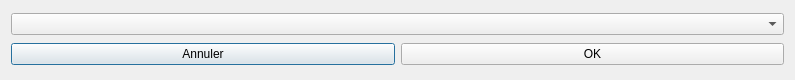
<?xml version="1.0" encoding="UTF-8"?>
<ui version="4.0">
 <class>LoadManager</class>
 <widget class="QDialog" name="LoadManager">
  <property name="geometry">
   <rect>
    <x>0</x>
    <y>0</y>
    <width>795</width>
    <height>80</height>
   </rect>
  </property>
  <property name="windowTitle">
   <string>Charger</string>
  </property>
  <layout class="QVBoxLayout" name="verticalLayout_2">
   <item>
    <widget class="QComboBox" name="comboBox"/>
   </item>
   <item>
    <layout class="QHBoxLayout" name="horizontalLayout">
     <item>
      <widget class="QPushButton" name="pushButtonAnnuler">
       <property name="text">
        <string>Annuler</string>
       </property>
      </widget>
     </item>
     <item>
      <widget class="QPushButton" name="pushButtonOK">
       <property name="text">
        <string>OK</string>
       </property>
      </widget>
     </item>
    </layout>
   </item>
  </layout>
 </widget>
 <resources/>
 <connections>
  <connection>
   <sender>pushButtonOK</sender>
   <signal>pressed()</signal>
   <receiver>LoadManager</receiver>
   <slot>close()</slot>
   <hints>
    <hint type="sourcelabel">
     <x>592</x>
     <y>56</y>
    </hint>
    <hint type="destinationlabel">
     <x>397</x>
     <y>39</y>
    </hint>
   </hints>
  </connection>
  <connection>
   <sender>pushButtonAnnuler</sender>
   <signal>pressed()</signal>
   <receiver>LoadManager</receiver>
   <slot>close()</slot>
   <hints>
    <hint type="sourcelabel">
     <x>202</x>
     <y>56</y>
    </hint>
    <hint type="destinationlabel">
     <x>397</x>
     <y>39</y>
    </hint>
   </hints>
  </connection>
 </connections>
</ui>
